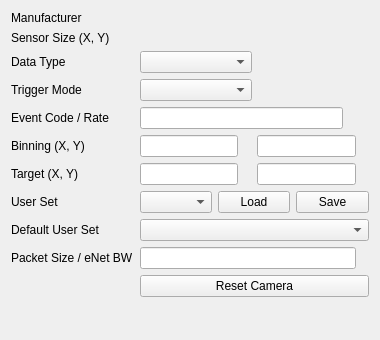
<?xml version="1.0" encoding="UTF-8"?>
<ui version="4.0">
 <class>LasBaslerSettings</class>
 <widget class="QWidget" name="LasBaslerSettings">
  <property name="geometry">
   <rect>
    <x>0</x>
    <y>0</y>
    <width>380</width>
    <height>340</height>
   </rect>
  </property>
  <property name="minimumSize">
   <size>
    <width>380</width>
    <height>340</height>
   </size>
  </property>
  <property name="maximumSize">
   <size>
    <width>633</width>
    <height>400</height>
   </size>
  </property>
  <property name="windowTitle">
   <string>LAS Basler Settings (${CAM})</string>
  </property>
  <layout class="QFormLayout" name="las_settings_layout">
   <item row="0" column="0">
    <widget class="QLabel" name="manufacturer_title">
     <property name="text">
      <string>Manufacturer</string>
     </property>
    </widget>
   </item>
   <item row="0" column="1">
    <widget class="PyDMLabel" name="manufacturer">
     <property name="channel">
      <string>ca://${CAM}:Manufacturer_RBV</string>
     </property>
    </widget>
   </item>
   <item row="1" column="0">
    <widget class="QLabel" name="sensor_title">
     <property name="text">
      <string>Sensor Size (X, Y)</string>
     </property>
    </widget>
   </item>
   <item row="1" column="1">
    <layout class="QHBoxLayout" name="sensor_layout">
     <item>
      <widget class="PyDMLabel" name="sensor_x">
       <property name="channel">
        <string>ca://${CAM}:MaxSizeX_RBV</string>
       </property>
      </widget>
     </item>
     <item>
      <widget class="PyDMLabel" name="sensor_y">
       <property name="channel">
        <string>ca://${CAM}:MaxSizeY_RBV</string>
       </property>
      </widget>
     </item>
    </layout>
   </item>
   <item row="2" column="0">
    <widget class="QLabel" name="data_type_title">
     <property name="text">
      <string>Data Type</string>
     </property>
    </widget>
   </item>
   <item row="2" column="1">
    <layout class="QHBoxLayout" name="data_type_layout">
     <item>
      <widget class="PyDMEnumComboBox" name="data_type">
       <property name="channel">
        <string>ca://${CAM}:DataType</string>
       </property>
      </widget>
     </item>
     <item>
      <widget class="PyDMLabel" name="data_type_rbv">
       <property name="channel">
        <string>ca://${CAM}:DataType_RBV</string>
       </property>
      </widget>
     </item>
    </layout>
   </item>
   <item row="3" column="0">
    <widget class="QLabel" name="trigger_title">
     <property name="text">
      <string>Trigger Mode</string>
     </property>
    </widget>
   </item>
   <item row="3" column="1">
    <layout class="QHBoxLayout" name="trigger_layout">
     <item>
      <widget class="PyDMEnumComboBox" name="trigger_mode">
       <property name="channel">
        <string>ca://${CAM}:TriggerMode</string>
       </property>
      </widget>
     </item>
     <item>
      <widget class="PyDMLabel" name="trigger_mode_rbv">
       <property name="channel">
        <string>ca://${CAM}:TriggerMode_RBV</string>
       </property>
      </widget>
     </item>
    </layout>
   </item>
   <item row="4" column="0">
    <widget class="QLabel" name="event_title">
     <property name="text">
      <string>Event Code / Rate</string>
     </property>
    </widget>
   </item>
   <item row="4" column="1">
    <layout class="QHBoxLayout" name="event_layout">
     <item>
      <widget class="PyDMLineEdit" name="event_code">
       <property name="channel">
        <string>ca://${CAM}:CamEventCode</string>
       </property>
      </widget>
     </item>
     <item>
      <widget class="PyDMLabel" name="event_code_rbv">
       <property name="channel">
        <string>ca://${CAM}:CamEventCode_RBV</string>
       </property>
      </widget>
     </item>
     <item>
      <widget class="PyDMLabel" name="event_rate">
       <property name="channel">
        <string>ca://${CAM}:CamRepRate_RBV</string>
       </property>
      </widget>
     </item>
    </layout>
   </item>
   <item row="5" column="0">
    <widget class="QLabel" name="bin_title">
     <property name="text">
      <string>Binning (X, Y)</string>
     </property>
    </widget>
   </item>
   <item row="5" column="1">
    <layout class="QHBoxLayout" name="bin_layout">
     <item>
      <widget class="PyDMLineEdit" name="bin_x">
       <property name="channel">
        <string>ca://${CAM}:BinX</string>
       </property>
      </widget>
     </item>
     <item>
      <widget class="PyDMLabel" name="bin_x_rbv">
       <property name="channel">
        <string>ca://${CAM}:BinX_RBV</string>
       </property>
      </widget>
     </item>
     <item>
      <widget class="PyDMLineEdit" name="bin_y">
       <property name="channel">
        <string>ca://${CAM}:BinY</string>
       </property>
      </widget>
     </item>
     <item>
      <widget class="PyDMLabel" name="bin_y_rbv">
       <property name="channel">
        <string>ca://${CAM}:BinY_RBV</string>
       </property>
      </widget>
     </item>
    </layout>
   </item>
   <item row="6" column="0">
    <widget class="QLabel" name="target_title">
     <property name="toolTip">
      <string>Crosshair target (Cross4 plugin MinX / MinY)</string>
     </property>
     <property name="text">
      <string>Target (X, Y)</string>
     </property>
    </widget>
   </item>
   <item row="6" column="1">
    <layout class="QHBoxLayout" name="target_layout">
     <item>
      <widget class="PyDMLineEdit" name="target_x">
       <property name="channel">
        <string>ca://${CAM}:Cross4:MinX</string>
       </property>
      </widget>
     </item>
     <item>
      <widget class="PyDMLabel" name="target_x_rbv">
       <property name="channel">
        <string>ca://${CAM}:Cross4:MinX_RBV</string>
       </property>
      </widget>
     </item>
     <item>
      <widget class="PyDMLineEdit" name="target_y">
       <property name="channel">
        <string>ca://${CAM}:Cross4:MinY</string>
       </property>
      </widget>
     </item>
     <item>
      <widget class="PyDMLabel" name="target_y_rbv">
       <property name="channel">
        <string>ca://${CAM}:Cross4:MinY_RBV</string>
       </property>
      </widget>
     </item>
    </layout>
   </item>
   <item row="7" column="0">
    <widget class="QLabel" name="user_set_title">
     <property name="toolTip">
      <string>Current User Set to save/load</string>
     </property>
     <property name="text">
      <string>User Set</string>
     </property>
    </widget>
   </item>
   <item row="7" column="1">
    <layout class="QHBoxLayout" name="user_set_layout">
     <item>
      <widget class="PyDMEnumComboBox" name="user_set">
       <property name="channel">
        <string>ca://${CAM}:UserSetSelector</string>
       </property>
      </widget>
     </item>
     <item>
      <widget class="PyDMPushButton" name="user_set_load">
       <property name="toolTip">
        <string>Load current settings from the selected User Set</string>
       </property>
       <property name="text">
        <string>Load</string>
       </property>
       <property name="channel">
        <string>ca://${CAM}:UserSetLoad.PROC</string>
       </property>
       <property name="pressValue">
        <string>1</string>
       </property>
      </widget>
     </item>
     <item>
      <widget class="PyDMPushButton" name="user_set_save">
       <property name="toolTip">
        <string>Save current settings into the selected User Set</string>
       </property>
       <property name="text">
        <string>Save</string>
       </property>
       <property name="channel">
        <string>ca://${CAM}:UserSetSave.PROC</string>
       </property>
       <property name="showConfirmDialog">
        <bool>true</bool>
       </property>
       <property name="pressValue">
        <string>1</string>
       </property>
      </widget>
     </item>
    </layout>
   </item>
   <item row="8" column="0">
    <widget class="QLabel" name="default_set_title">
     <property name="toolTip">
      <string>Default User Set to use on startup</string>
     </property>
     <property name="text">
      <string>Default User Set</string>
     </property>
    </widget>
   </item>
   <item row="8" column="1">
    <widget class="PyDMEnumComboBox" name="default_set">
     <property name="channel">
      <string>ca://${CAM}:UserSetDefaultSe</string>
     </property>
    </widget>
   </item>
   <item row="9" column="0">
    <widget class="QLabel" name="packet_title">
     <property name="text">
      <string>Packet Size / eNet BW</string>
     </property>
    </widget>
   </item>
   <item row="9" column="1">
    <layout class="QHBoxLayout" name="packet_layout">
     <item>
      <widget class="PyDMLineEdit" name="packet_size">
       <property name="channel">
        <string>ca://${CAM}:GevSCPSPacketSiz</string>
       </property>
      </widget>
     </item>
     <item>
      <widget class="PyDMLabel" name="enet_bw">
       <property name="channel">
        <string>ca://${CAM}:GevSCDCT_RBV</string>
       </property>
      </widget>
     </item>
    </layout>
   </item>
   <item row="10" column="1">
    <widget class="PyDMPushButton" name="reset">
     <property name="toolTip">
      <string>Reset the camera</string>
     </property>
     <property name="text">
      <string>Reset Camera</string>
     </property>
     <property name="channel">
      <string>ca://${CAM}:RESET.PROC</string>
     </property>
     <property name="showConfirmDialog">
      <bool>true</bool>
     </property>
     <property name="pressValue">
      <string>1</string>
     </property>
    </widget>
   </item>
  </layout>
 </widget>
 <customwidgets>
  <customwidget>
   <class>PyDMEnumComboBox</class>
   <extends>QComboBox</extends>
   <header>pydm.widgets.enum_combo_box</header>
  </customwidget>
  <customwidget>
   <class>PyDMLineEdit</class>
   <extends>QLineEdit</extends>
   <header>pydm.widgets.line_edit</header>
  </customwidget>
  <customwidget>
   <class>PyDMPushButton</class>
   <extends>QPushButton</extends>
   <header>pydm.widgets.pushbutton</header>
  </customwidget>
  <customwidget>
   <class>PyDMLabel</class>
   <extends>QLabel</extends>
   <header>pydm.widgets.label</header>
  </customwidget>
 </customwidgets>
 <resources/>
 <connections/>
</ui>
